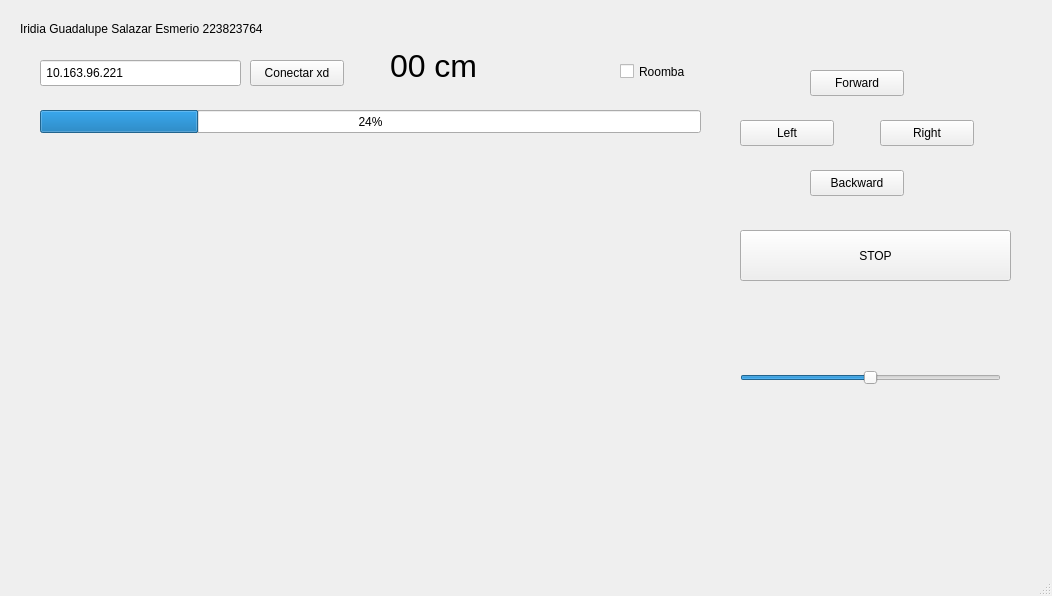
<?xml version="1.0" encoding="UTF-8"?>
<ui version="4.0">
 <class>MainWindow</class>
 <widget class="QMainWindow" name="MainWindow">
  <property name="geometry">
   <rect>
    <x>0</x>
    <y>0</y>
    <width>1052</width>
    <height>596</height>
   </rect>
  </property>
  <property name="windowTitle">
   <string>MainWindow</string>
  </property>
  <widget class="QWidget" name="centralwidget">
   <widget class="QLineEdit" name="lineEditIp">
    <property name="geometry">
     <rect>
      <x>40</x>
      <y>60</y>
      <width>201</width>
      <height>26</height>
     </rect>
    </property>
    <property name="text">
     <string> 10.163.96.221</string>
    </property>
   </widget>
   <widget class="QPushButton" name="botonConectar">
    <property name="geometry">
     <rect>
      <x>250</x>
      <y>60</y>
      <width>94</width>
      <height>26</height>
     </rect>
    </property>
    <property name="text">
     <string>Conectar xd</string>
    </property>
   </widget>
   <widget class="QLabel" name="label">
    <property name="geometry">
     <rect>
      <x>20</x>
      <y>20</y>
      <width>301</width>
      <height>18</height>
     </rect>
    </property>
    <property name="text">
     <string>Iridia Guadalupe Salazar Esmerio 223823764</string>
    </property>
   </widget>
   <widget class="QLabel" name="etiquetaDistancia">
    <property name="geometry">
     <rect>
      <x>390</x>
      <y>40</y>
      <width>181</width>
      <height>51</height>
     </rect>
    </property>
    <property name="font">
     <font>
      <pointsize>24</pointsize>
     </font>
    </property>
    <property name="text">
     <string>00 cm</string>
    </property>
    <property name="scaledContents">
     <bool>false</bool>
    </property>
   </widget>
   <widget class="QChartView" name="graficaDistancia" native="true">
    <property name="geometry">
     <rect>
      <x>40</x>
      <y>160</y>
      <width>661</width>
      <height>391</height>
     </rect>
    </property>
   </widget>
   <widget class="QProgressBar" name="barraProximidad">
    <property name="geometry">
     <rect>
      <x>40</x>
      <y>110</y>
      <width>661</width>
      <height>23</height>
     </rect>
    </property>
    <property name="value">
     <number>24</number>
    </property>
   </widget>
   <widget class="QCheckBox" name="checkRoomba">
    <property name="geometry">
     <rect>
      <x>620</x>
      <y>60</y>
      <width>91</width>
      <height>23</height>
     </rect>
    </property>
    <property name="text">
     <string>Roomba</string>
    </property>
   </widget>
   <widget class="QPushButton" name="pushButtonW">
    <property name="geometry">
     <rect>
      <x>810</x>
      <y>70</y>
      <width>94</width>
      <height>26</height>
     </rect>
    </property>
    <property name="text">
     <string>Forward</string>
    </property>
   </widget>
   <widget class="QPushButton" name="pushButtonA">
    <property name="geometry">
     <rect>
      <x>740</x>
      <y>120</y>
      <width>94</width>
      <height>26</height>
     </rect>
    </property>
    <property name="text">
     <string>Left</string>
    </property>
   </widget>
   <widget class="QPushButton" name="pushButtonD">
    <property name="geometry">
     <rect>
      <x>880</x>
      <y>120</y>
      <width>94</width>
      <height>26</height>
     </rect>
    </property>
    <property name="text">
     <string>Right</string>
    </property>
   </widget>
   <widget class="QPushButton" name="pushButtonS">
    <property name="geometry">
     <rect>
      <x>810</x>
      <y>170</y>
      <width>94</width>
      <height>26</height>
     </rect>
    </property>
    <property name="text">
     <string>Backward</string>
    </property>
   </widget>
   <widget class="QPushButton" name="pushButtonSpace">
    <property name="geometry">
     <rect>
      <x>740</x>
      <y>230</y>
      <width>271</width>
      <height>51</height>
     </rect>
    </property>
    <property name="text">
     <string>STOP</string>
    </property>
   </widget>
   <widget class="QSlider" name="sliderServo">
    <property name="geometry">
     <rect>
      <x>740</x>
      <y>370</y>
      <width>261</width>
      <height>16</height>
     </rect>
    </property>
    <property name="maximum">
     <number>180</number>
    </property>
    <property name="value">
     <number>90</number>
    </property>
    <property name="orientation">
     <enum>Qt::Orientation::Horizontal</enum>
    </property>
   </widget>
  </widget>
  <widget class="QMenuBar" name="menubar">
   <property name="geometry">
    <rect>
     <x>0</x>
     <y>0</y>
     <width>1052</width>
     <height>23</height>
    </rect>
   </property>
  </widget>
  <widget class="QStatusBar" name="statusbar"/>
 </widget>
 <customwidgets>
  <customwidget>
   <class>QChartView</class>
   <extends>QWidget</extends>
   <header>qchartview.h</header>
   <container>1</container>
  </customwidget>
 </customwidgets>
 <resources/>
 <connections/>
</ui>
